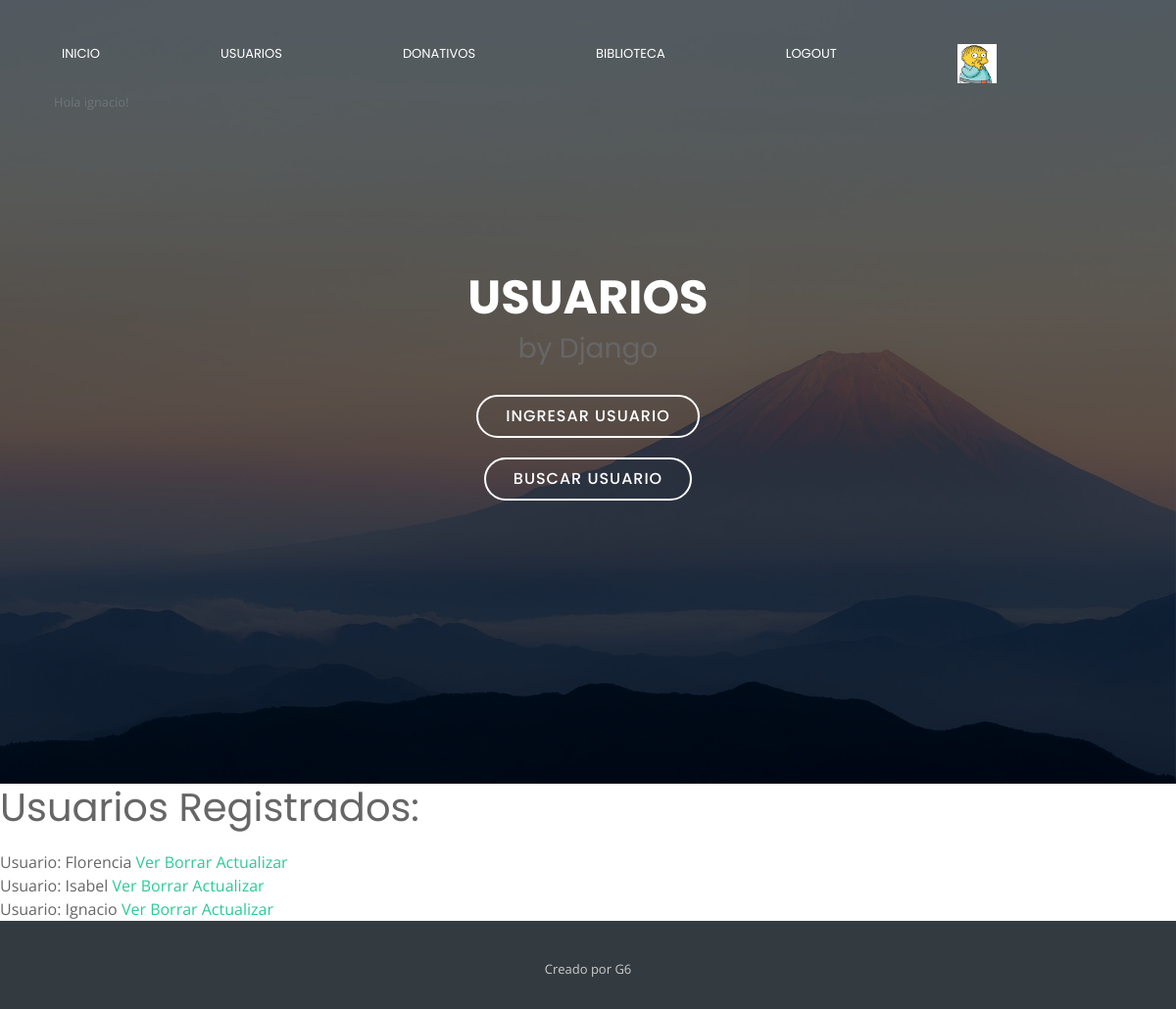
The page /AppEntrega/usuarios (signed in) on the database its author committed.
### AppEntrega/models.py (models this page shows)
class Usuarios(Model):
    nombre = CharField(max_length=50)
    apellido = CharField(max_length=50)
    email = EmailField()
    def __str__(self):
        return f'Usuario:  {self.nombre} '

### AppEntrega/views.py (the view)
# urls.py: path('usuarios',login_required(UsuarioListView.as_view()),name='usuarios'),
class UsuarioListView(AvatarView,ListView):
    model = Usuarios
    template_name = 'AppEntrega/usuarios.html'
    context_object_name = 'usuarios'

### AppEntrega/views.py (called while the page is built)
    def get_context_data(self, **kwargs):
        contexto = super().get_context_data(**kwargs)
        contexto['avatar_url'] = Avatar.objects.filter(user=self.request.user).last().imagen.url
        return contexto

### AppEntrega/templates/AppEntrega/usuarios.html (shortened to what this page needs)
{%extends 'AppEntrega/base.html' %}
  {%load static%}
{%block fondo%}
<section id="hero">
  <div class="hero-container">
    <h1>USUARIOS</h1>
    <h3>  by Django </h3>
    <a href="{% url 'ingresarUsuarios' %}" class="btn-get-started">Ingresar Usuario</a>
    <a href="{% url 'buscarUsuario' %}" class="btn-get-started"> Buscar Usuario </a>
  </div>
</section>
{%endblock%}
{% block cambio %}
<h1>Usuarios Registrados:</h1>
{%for usuario in usuarios%}
  {{usuario}}
  <a href="{% url 'verUsuario' usuario.id  %}" class="btn-get-started"> Ver </a>
  <a href="{% url 'borrarUsuario' usuario.id  %}" class="btn-get-started"> Borrar </a>
  <a href="{% url 'actualizarUsuario' usuario.id  %}" class="btn-get-started"> Actualizar </a>
  <br>
{%endfor%}
{% endblock %}

### AppEntrega/templates/AppEntrega/base.html (shortened to what this page needs)
<!DOCTYPE html>
<html lang="en">
<head>
    {%load static %}
  <link href="lib/bootstrap/css/bootstrap.min.css" rel="stylesheet">
  <link href="lib/font-awesome/css/font-awesome.min.css" rel="stylesheet">
  <link href="lib/animate/animate.min.css" rel="stylesheet">
  <link href="{% static 'AppEntrega/css/style.css' %}" rel="stylesheet">
</head>
<body>
  <header id="header">
      <nav id="nav-menu-container">
        <ul class="nav-menu">
          <li><a href="{% url 'inicio' %}">Inicio</a></li>
          <li><a href="{% url 'usuarios' %}">Usuarios</a></li>
          <li><a href="{% url 'donativo' %}">Donativos</a></li>
          <li><a href="{% url 'biblioteca' %}">Biblioteca</a></li>
          <li><a href="{% url 'logout' %}">Logout</a></li>
          <li>{%if request.user.is_authenticated%}
            <p class="text-muted small mb-4 mb-1g-0">Hola {{user.username}}!</p>
            {%endif%}</li>
            <a href="{%url 'crear_avatar'%}">
              <img src="{{avatar_url}}" height="40px">
            </a>
  </header>
  {%block fondo%}{%endblock%}
            {%block cambio%}
            {%endblock%}
  <footer id="footer">
    <div class="container">
      <div class="credits">
        Creado por <a> G6 </a>
      </div>
    </div>
  </footer>
</body>
</html>

### AppEntrega/static/AppEntrega/css/style.css (style rules this page uses)
body { background: #fff; color: #666666; font-family: "Open Sans", sans-serif; }
a { color: #2dc997; }
p { padding: 0; margin: 0 0 30px 0; }
h1, h2, h3, h4, h5, h6 { font-family: "Poppins", sans-serif; font-weight: 400; margin: 0 0 20px 0; padding: 0; }
#header { padding-top: 30px; height: auto; position: absolute; top: 0; right: 0; transition: all 0.5s; z-index: 997; }
#hero { width: 100%; height: 100vh; background: url(../img/hero-bg.jpg) top center; background-size: cover; position: relative; }
@media (min-width: 1024px) { #hero { background-attachment: fixed; } }
#hero:before { content: ""; background: rgba(0, 0, 0, 0.6); position: absolute; bottom: 0; top: 0; left: 0; right: 0; }
#hero .hero-container { position: absolute; bottom: 0; top: 0; left: 0; right: 0; display: flex; justify-content: center; align-items: center; flex-direction: column; text-align: center; }
#hero h1 { margin: 0px 0 10px 0; font-size: 48px; font-weight: 700; line-height: 50px; text-transform: uppercase; color: #fff; }
#hero .btn-get-started { font-family: "Poppins", sans-serif; text-transform: uppercase; font-weight: 500; font-size: 16px; letter-spacing: 1px; display: inline-block; padding: 8px 28px; border-radius: 50px; transition: 0.5s; margin: 10px; border: 2px solid #fff; color: #fff; }
.nav-menu, .nav-menu * { margin: 5px; padding-right: 50px; list-style: none; }
.nav-menu li { position: relative; white-space: nowrap; }
.nav-menu > li { float: left; }
#nav-menu-container { float: left; margin: 0; }
.nav-menu a { padding: 0 50px 10px 8px; text-decoration: none; display: inline-block; color: #fff; font-family: "Poppins", sans-serif; font-weight: 400; text-transform: uppercase; font-size: 13px; outline: none; }
.nav-menu > li { margin-left: 5px; padding-right: 45px; }
.nav-menu > li > a:before { content: ""; position: absolute; width: 35%; height: 2px; bottom: 0; left: 0; background-color: #2dc997; visibility: hidden; -webkit-transform: scaleX(0); transform: scaleX(0); -webkit-transition: all 0.3s ease-in-out 0s; transition: all 0.3s ease-in-out 0s; }
#footer { background: #343b40; padding: 30px 0; color: #fff; font-size: 14px; }
#footer .credits { padding-top: 10px; text-align: center; font-size: 13px; color: #ccc; }

### rows shown on the page
Usuarios: nombre "Usuario: Florencia"
Usuarios: nombre "Usuario: Isabel"
Usuarios: nombre "Usuario: Ignacio"

### other values the page prints
{{ user.username }} "ignacio"
